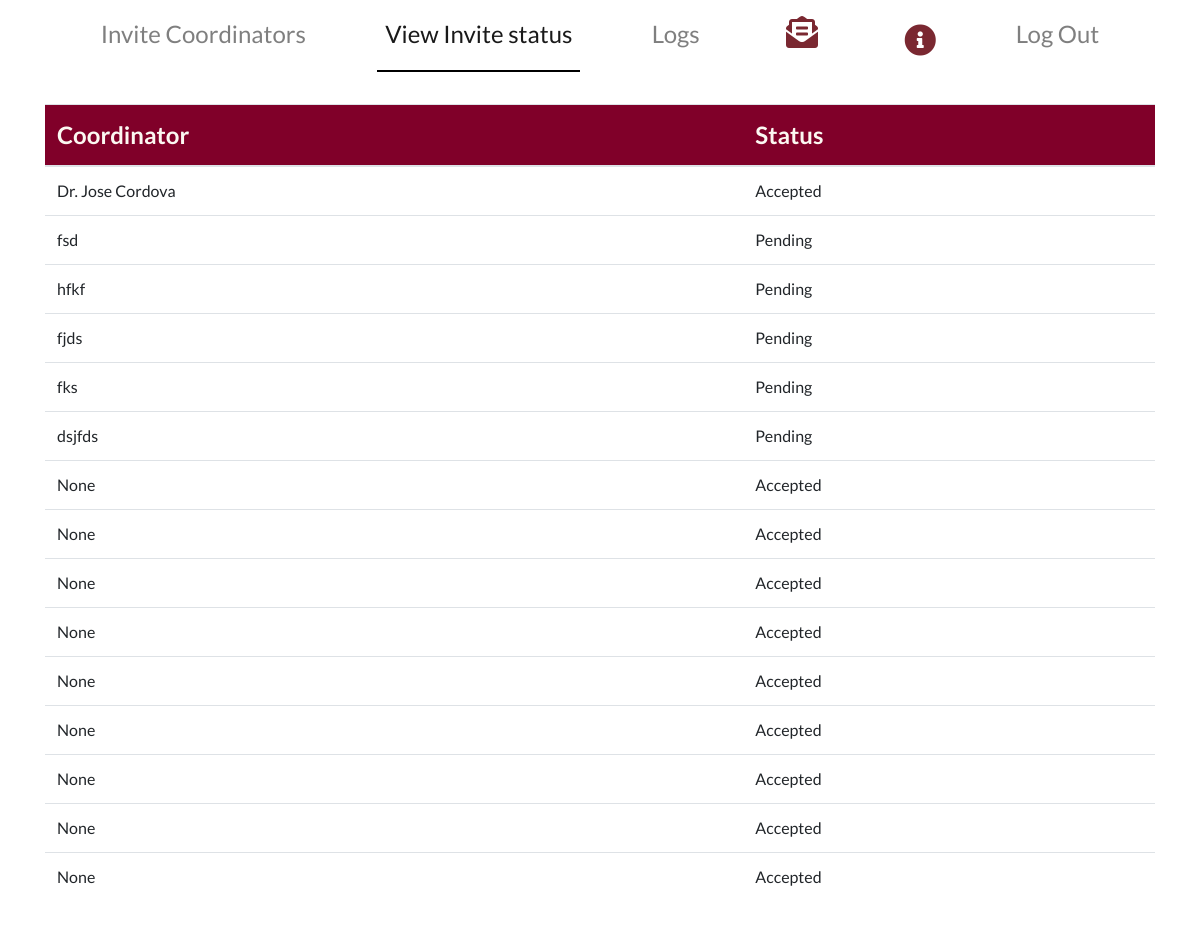
Before: /invite_status (signed in) with the older database file.
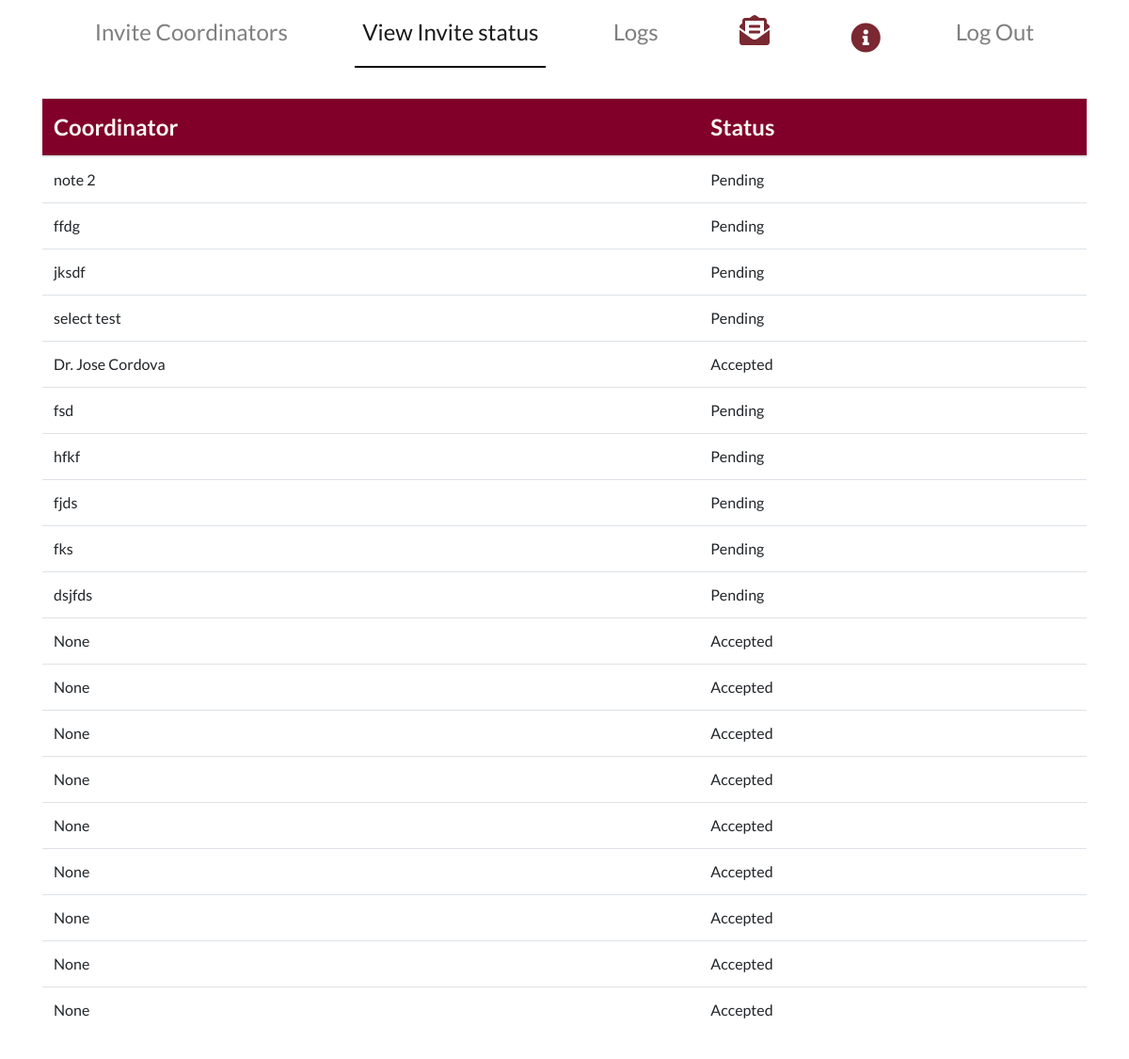
After: the same page with the newer database file.
### main/models.py (models this page shows)
class InvitedCo(models.Model):
    email = models.CharField(max_length=200)
    pending = models.BooleanField(default=True)
    dept = models.ForeignKey(Department,null=True,on_delete=models.CASCADE)
    name = models.CharField(null=True,max_length=400)

### main/views.py (the view)
# urls.py: path('invite_status', views.super_admin_past, name='super_admin_past'),
@user_passes_test(super_admin_test)
def super_admin_past(request):
    myinvitees = InvitedCo.objects.all().order_by('-id')
    invitees = Invited_Coordinator.objects.filter(invited_by=request.user.username).order_by('id')
    context = {'past':'active', 'invitees':invitees,'myinvitees':myinvitees,'cordinator':InvitedCo.objects.all()}
    return render(request, 'main/invite_status.html', context)

### main/views.py (called while the page is built)
def super_admin_test(user):
    return user.is_superuser

### main/templates/main/invite_status.html (shortened to what this page needs)
{% extends  'main/superadminbase.html' %}
{% load static %}
{% block body_block %}
<div class = "container" style="overflow-y:auto; height:80vh;">
<table class="table">
  <thead class = "card-header">
    <tr>
      <th scope="col">Coordinator</th>
      <th scope="col">Status</th>
    </tr>
  </thead>
  <tbody >
    {%for invite in myinvitees%}
    <tr>
      <td>{{invite.name}}</td>
      <td>
          {%if invite.pending %}
            Pending
          {%else%}
            Accepted
          {%endif%}
      </td>
    </tr>
    {%endfor%}
  </tbody>
</table>
</div>
{%endblock%}

### main/templates/main/superadminbase.html (shortened to what this page needs)
{% load static %}
<!DOCTYPE html>
<html lang="en">
<head>
    <link rel="stylesheet" href="https://stackpath.bootstrapcdn.com/bootstrap/4.3.1/css/bootstrap.min.css">
    <link rel="stylesheet" href = "{% static 'css/landing.css' %}">
    <link rel="stylesheet" href="https://use.fontawesome.com/releases/v5.7.2/css/all.css">
</head>
<body>
{% include 'main/superadminnavbar.html'%}
  {% block body_block %}
  {% endblock %}
</body>
</html>

### main/templates/main/superadminnavbar.html (shortened to what this page needs)
    <div class = "container-fluid">
      <div class = "container" id = "main_content">
<nav class="navbar sticky-top navbar-expand-lg  navbar-light ">
  <div class="collapse navbar-collapse" id="navbarTogglerDemo03">
    <ul class="navbar-nav w-100 mr-auto mt-2 mt-lg-0 justify-content-around">
      <li class="nav-item {{now}}" >
        <a class="nav-link" href="{%url 'main:super_admin_home'%}" >Invite Coordinators</a>
      </li>
      <li class="nav-item {{past}}" >
        <a class="nav-link" href="{%url 'main:super_admin_past'%}">View Invite status</a>
      </li>
      <li class="nav-item {{log}}" >
        <a class="nav-link" href="{%url 'main:logs'%}">Logs</a>
      </li>
      <li class="nav-item {{msg}}" >
      <a id="noti_Button" data-toggle="modal" data-target="#exampleModalCenterSendBro" >
        <span style="font-size: 2rem; color: #7a2831;">
           <i data-toogle="tooltip" title="Send Broadcast" class="fas fa-envelope-open-text"></i>
         </span>
      </a>
    </li>
    <li class="nav-item {{help}}" >
      <a id="noti_Button" class = "nav-link" href="{% url 'main:superadmin_instructions'%}">
        <span style="font-size: 2rem; color: #7a2831;">
          <i data-toogle="tooltip" title="User Manual" class="fas fa-info-circle"></i>
       </span>
      </a>
     </li>
<li class="nav-item {{logout}}">
  <a class = "nav-link" href="{%url 'main:logout'%}">Log Out</a>
</li>
  </ul>
  </div>
</nav>
<br/>
</div>
</div>

### main/static/css/landing.css (style rules this page uses)
body { font-family: Montserrat, Lato, 'Nunito Sans', Helvetica, Arial, Platino, Garamond, Bookman, Lucidia; }
body { height: 100vh; }
th, label { font-size: 1.5rem; }
td { font-size: 1rem; }
li.nav-item.active { border-bottom: 2px solid black; }
.nav-item { font-size: 1.5rem; }
.card-header { background-color: rgb(219,217,214) z-index:0; }
.card-header { background-color: #BD955A; color: rgb(252, 248, 242); }

### main/templates/main/superadminnavbar.html (style rules this page uses)
ul li a { color:#FFF; text-decoration:none; padding:6px 15px; cursor:pointer; }

### main/templates/main/invite_status.html (style rules this page uses)
.card-header { background-color: #800029; color: rgb(252, 248, 242); }

Changed rows visible on the page:
added InvitedCo: name "note 2", pending "Pending"
added InvitedCo: name "ffdg", pending "Pending"
added InvitedCo: name "jksdf", pending "Pending"
added InvitedCo: name "select test", pending "Pending"
